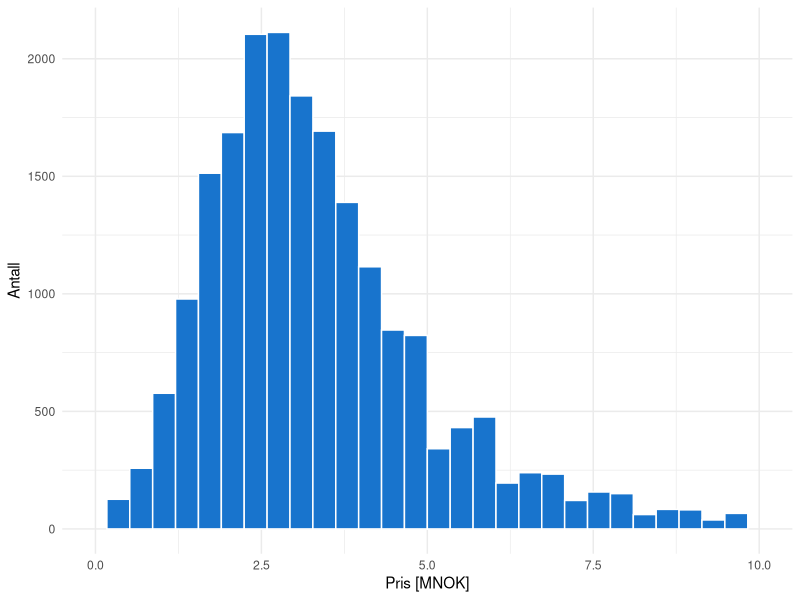
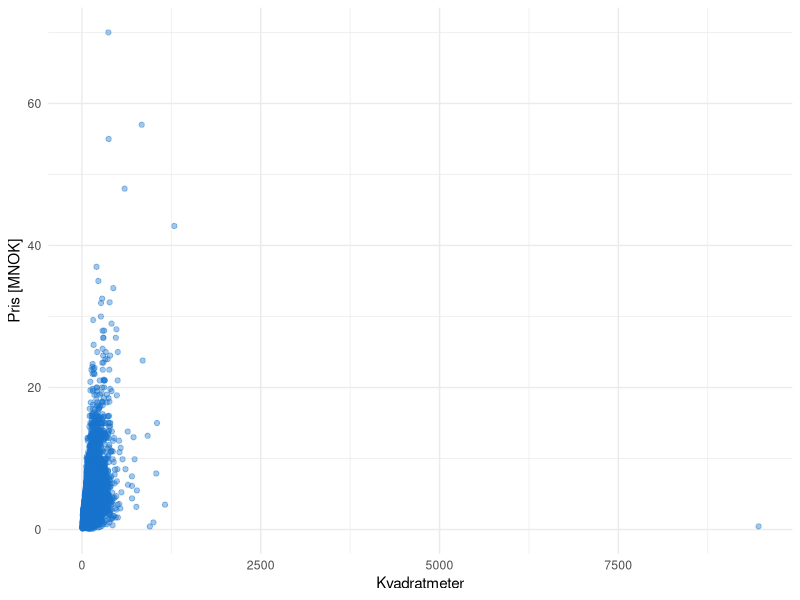
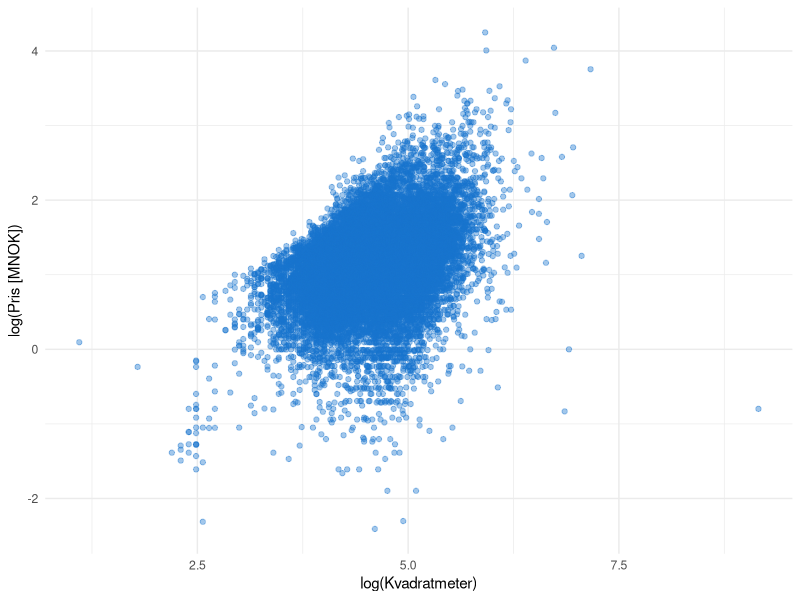

These figures' R source, in order: (Note: this script raises an error after producing the figures.)
#################### #
# Attach packages ----
#################### #

library(tidyverse)
library(readxl)
library(writexl)
library(skimr)

#################### #
# Exercise 1 - Import more data sets ----
#################### #

# Insert the appropriate function to import all the data sets from the input folder to R
houses_raw        <- read_excel("input/houses.xlsx")
geo_raw           <- read_excel("input/geo.xlsx")
zip_raw           <- read_excel("input/zip.xlsx")
income_raw        <- read_excel("input/income.xlsx")
attributes_raw    <- read_excel("input/attributes.xlsx")


#################### #
# Exercise 2 - Select relevant variables ----
#################### #

# Run the next lines
geo <- geo_raw %>% 
  select(id, kommune_no, kommune_name, fylke_no, fylke_name)


# Select variables for zip number, average income and average fortune from the income data set
income <- income_raw %>% 
  select(zip_no      = postnr,
         avg_income  = gjsnitt_inntekt,
         avg_fortune = gjsnitt_formue)

# Run the next lines as no changes are needed for zip_raw and attributes_raw
zip        <- zip_raw
attributes <- attributes_raw

#################### #
# Exercise 3 - Merge data ----
#################### #

# Merge all data sets using the left join function to join on the appropriate variable 
houses <- houses_raw %>% 
  left_join(geo, by = "id") %>%
  left_join(zip, by = "id") %>%
  left_join(income, by = "zip_no") %>% 
  left_join(attributes, by = "id")
  
  
##################################### #
# Exercise  4 ---- Prep and plot 
##################################### #

# Run the next lines to replace missing values and calculate total price
houses_output <- houses %>% 
  mutate(debt    = ifelse(is.na(debt), 0, debt),
         expense = ifelse(is.na(expense), 0, expense),
         tot_price         = price + debt, 
         tot_price_per_sqm = tot_price/sqm) %>% 
  drop_na()

# Run the next lines to study the distribution of the price variable
houses_output %>% 
  ggplot(aes(x = tot_price/1000000)) +
  geom_histogram(fill = "dodgerblue3", color = "white") +
  labs(x = "Pris [MNOK]",
       y = "Antall") +
  xlim(0, 10) +
  theme_minimal()

# Run the next lines to study the relation between price and sqm
houses_output %>% 
  ggplot(aes(x = sqm, y = tot_price/1000000)) +
  geom_point(color = "dodgerblue3", alpha = 0.4) +
  labs(x = "Kvadratmeter",
       y = "Pris [MNOK]") +
  theme_minimal() 

# Insert the appropriate function to perform log transformation of both price and sqm
# Study how the relation changes when the effect of outliers is reduced
houses_output %>% 
  ggplot(aes(x = log(sqm), y = log(tot_price/1000000))) +
  geom_point(color = "dodgerblue3", alpha = 0.4) +
  labs(x = "log(Kvadratmeter)",
       y = "log(Pris [MNOK])") +
  theme_minimal()


##################################### #
# Optional Exercise ----
##################################### #

# Optional: Create a new feature of your own choice that you think could have an impact on the model
# For example, create a variable containing the number of houses of within the same zip number

houses_output_w_feature <- houses_output %>% 
  group_by(zip_no) %>% 
  mutate(houses_same_zip_no = n()) %>% 
  ungroup() %>% 
  select(houses_same_zip_no, everything())

#################### #
# Excerise 5 - Write data to excel ----
#################### #

# Insert the appropriate function to save the data set
write_xlsx(houses_output, "temp/houses_exercise.xlsx")